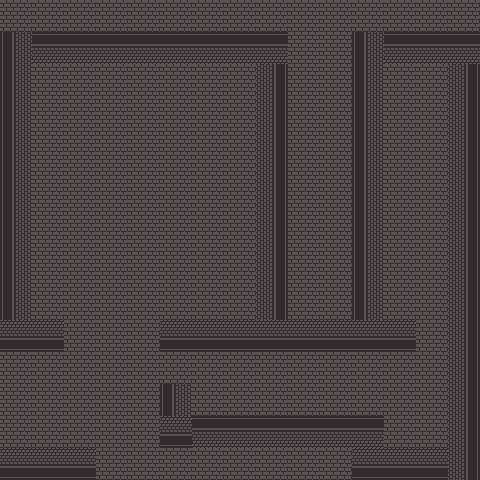

Below is a game level as drawn by its tile map, then a one-line description and the .tmx file that defines it, in full:
An orthogonal 15x15 tile map with 32x32 px tiles, 2 tile layers (Tile Layer 1, collide), 2 tilesets and 3 objects (next_level_trigger, character).

<map version="1.5" tiledversion="1.7.2" orientation="orthogonal" renderorder="right-down" width="15" height="15" tilewidth="32" tileheight="32" infinite="0" nextlayerid="4" nextobjectid="4">
 <properties>
  <property name="bg_color" type="color" value="#ff005500" />
 </properties>
 <tileset firstgid="1" name="test" tilewidth="32" tileheight="32" tilecount="3" columns="0">
  <grid orientation="orthogonal" width="1" height="1" />
  <tile id="3" type="grass">
   <image width="32" height="32" source="../sprites/1.png" />
  </tile>
  <tile id="4" type="wall">
   <image width="32" height="32" source="../sprites/2.png" />
   <objectgroup draworder="index" id="2">
    <object id="2" x="15.2881" y="15.9601" />
   </objectgroup>
  </tile>
  <tile id="5" type="water">
   <image width="32" height="32" source="../sprites/3.png" />
   <animation>
    <frame tileid="3" duration="190" />
    <frame tileid="4" duration="190" />
    <frame tileid="5" duration="190" />
   </animation>
  </tile>
 </tileset>
 <tileset firstgid="7" source="basement.tsx" />
 <layer id="1" name="Tile Layer 1" width="15" height="15">
  <data encoding="csv">
8,8,8,8,8,8,8,8,8,8,8,8,8,8,8,
8,8,8,8,8,8,8,8,8,8,8,8,8,8,8,
8,8,8,8,8,8,8,8,8,8,8,8,8,8,8,
8,8,8,8,8,8,8,8,8,8,8,8,8,8,8,
8,8,8,8,8,8,8,8,8,8,8,8,8,8,8,
8,8,8,8,8,8,8,8,8,8,8,8,8,8,8,
8,8,8,8,8,8,8,8,8,8,8,8,8,8,8,
8,8,8,8,8,8,8,8,8,8,8,8,8,8,8,
8,8,8,8,8,8,8,8,8,8,8,8,8,8,8,
8,8,8,8,8,8,8,8,8,8,8,8,8,8,8,
8,8,8,8,8,8,8,8,8,8,8,8,8,8,8,
8,8,8,8,8,8,8,8,8,8,8,8,8,8,8,
8,8,8,8,8,8,8,8,8,8,8,8,8,8,8,
8,8,8,8,8,8,8,8,8,8,8,8,8,8,8,
8,8,8,8,8,8,8,8,8,8,8,8,8,8,8
</data>
 </layer>
 <layer id="2" name="collide" width="15" height="15">
  <properties>
   <property name="collide" type="bool" value="true" />
  </properties>
  <data encoding="csv">
0,0,0,0,0,0,0,0,0,0,0,0,0,0,0,
11,2684354567,2684354567,2684354567,2684354567,2684354567,2684354567,2684354567,2684354571,0,0,11,2684354567,2684354567,2684354571,
7,0,0,0,0,0,0,0,3221225479,0,0,7,0,0,3221225479,
7,0,0,0,0,0,0,0,3221225479,0,0,7,0,0,3221225479,
7,0,0,0,0,0,0,0,3221225479,0,0,7,0,0,3221225479,
7,0,0,0,0,0,0,0,3221225479,0,0,7,0,0,3221225479,
7,0,0,0,0,0,0,0,3221225479,0,0,7,0,0,3221225479,
7,0,0,0,0,0,0,0,3221225479,0,0,7,0,0,3221225479,
7,0,0,0,0,0,0,0,3221225479,0,0,7,0,0,3221225479,
7,0,0,0,0,0,0,0,3221225479,0,0,7,0,0,3221225479,
1610612743,1610612743,0,0,0,1610612743,1610612743,1610612743,1610612743,1610612743,1610612743,1610612743,1610612743,0,3221225479,
0,0,0,0,0,0,0,0,0,0,0,0,0,0,3221225479,
0,0,0,0,0,7,0,0,0,0,0,0,0,0,3221225479,
0,0,0,0,0,1610612747,2684354567,2684354567,2684354567,2684354567,2684354567,2684354571,0,0,3221225479,
1610612743,1610612743,1610612743,0,0,0,0,0,0,0,0,1610612747,1610612743,1610612743,3221225483
</data>
 </layer>
 <objectgroup id="3" name="Object Layer 1">
  <object id="1" name="next_level_trigger" x="60" y="167" width="88" height="86">
   <properties>
    <property name="next_level_name" value="error" />
   </properties>
  </object>
  <object id="2" name="character" x="416" y="131">
   <point />
  </object>
 </objectgroup>
</map>